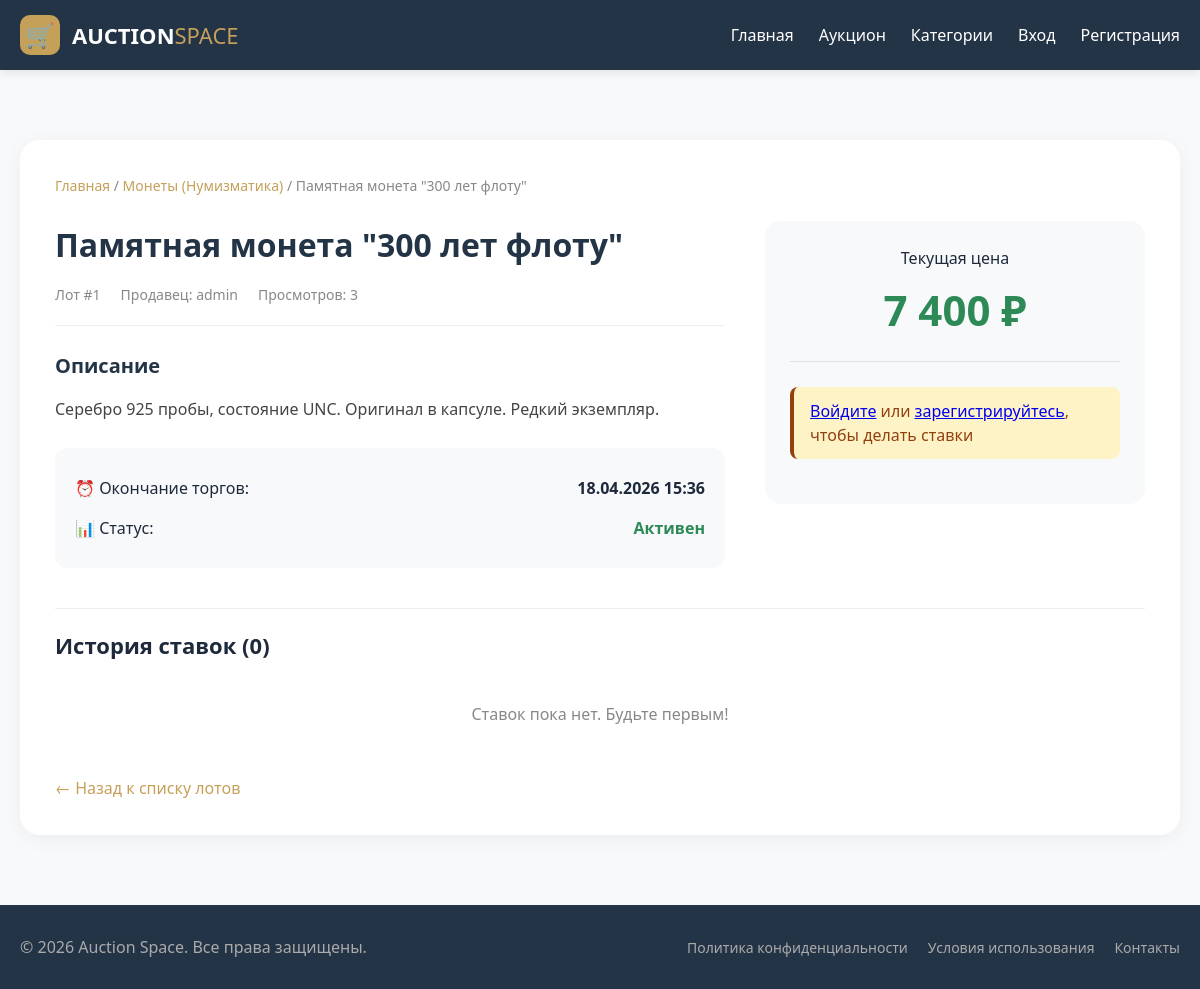
Page /auction_lot.php?id=1 on the committed database.
### tables this page shows
CREATE TABLE `auction_lots` (
  `id` int UNSIGNED NOT NULL,
  `category_id` int UNSIGNED DEFAULT NULL,
  `title` varchar(255) NOT NULL,
  `description` text NOT NULL,
  `start_price` int NOT NULL,
  `current_price` int NOT NULL,
  `image` varchar(255) DEFAULT NULL,
  `end_time` datetime NOT NULL,
  `views` int DEFAULT '0',
  `status` enum('active','sold','expired') DEFAULT 'active',
  `seller_id` int UNSIGNED DEFAULT NULL,
  `created_at` timestamp NULL DEFAULT CURRENT_TIMESTAMP
);

CREATE TABLE `auction_categories` (
  `id` int UNSIGNED NOT NULL,
  `name` varchar(100) NOT NULL,
  `slug` varchar(100) NOT NULL,
  `created_at` timestamp NULL DEFAULT CURRENT_TIMESTAMP
);

CREATE TABLE `users` (
  `id` int UNSIGNED NOT NULL,
  `username` varchar(100) NOT NULL,
  `email` varchar(150) NOT NULL,
  `password` varchar(255) NOT NULL,
  `message` text,
  `created_at` timestamp NULL DEFAULT CURRENT_TIMESTAMP
);

### config.php (called while the page is built, shortened)
<?php
function isLoggedIn() {
    return isset($_SESSION['user_id']);
}
?>

### auction_lot.php (the view, shortened to what this page needs)
<?php
require_once 'config.php';
$lot_id = isset($_GET['id']) ? (int)$_GET['id'] : 0;
$stmt = $pdo->prepare("
    SELECT l.*, c.name as category_name, u.username as seller_name
    FROM auction_lots l
    LEFT JOIN auction_categories c ON l.category_id = c.id
    LEFT JOIN users u ON l.seller_id = u.id
    WHERE l.id = ?
");
$stmt->execute([$lot_id]);
$lot = $stmt->fetch();
$pdo->prepare("UPDATE auction_lots SET views = views + 1 WHERE id = ?")->execute([$lot_id]);
$stmtMax = $pdo->prepare("SELECT MAX(bid_amount) as max_bid FROM auction_bids WHERE lot_id = ?");
$stmtMax->execute([$lot_id]);
$maxBid = $stmtMax->fetch()['max_bid'];
$current_price = $maxBid ? $maxBid : $lot['current_price'];
$min_next_bid = $current_price + 100;
$stmtHistory = $pdo->prepare("
    SELECT b.*, u.username
    FROM auction_bids b
    JOIN users u ON b.user_id = u.id
    WHERE b.lot_id = ?
    ORDER BY b.bid_time DESC
    LIMIT 20
");
$stmtHistory->execute([$lot_id]);
$bidHistory = $stmtHistory->fetchAll();
include 'header.php';
?>
<main class="page-main">
<div class="container">
    <div class="lot-detail">
        <div class="breadcrumbs">
            <a href="auction_index.php">Главная</a> /
            <a href="auction_categories.php?cat=<?php echo $lot['category_name']; ?>">
                <?php echo htmlspecialchars($lot['category_name'] ?? 'Категория'); ?>
            </a> /
            <span><?php echo htmlspecialchars($lot['title']); ?></span>
        </div>
        <div class="lot-detail-grid">
            <div class="lot-info">
                <h1><?php echo htmlspecialchars($lot['title']); ?></h1>
                <div class="lot-meta">
                    <span> Лот #<?php echo $lot['id']; ?></span>
                    <span> Продавец: <?php echo htmlspecialchars($lot['seller_name'] ?? 'Администратор'); ?></span>
                    <span> Просмотров: <?php echo $lot['views']; ?></span>
                </div>
                <div class="lot-description">
                    <h3> Описание</h3>
                    <p><?php echo nl2br(htmlspecialchars($lot['description'])); ?></p>
                </div>
                <div class="lot-status-block">
                    <div class="status-item">
                        <span>⏰ Окончание торгов:</span>
                        <strong><?php echo date('d.m.Y H:i', strtotime($lot['end_time'])); ?></strong>
                    </div>
                    <div class="status-item">
                        <span>📊 Статус:</span>
                        <?php if ($lot['status'] == 'active'): ?>
                            <span class="status-active"> Активен</span>
                        <?php elseif ($lot['status'] == 'sold'): ?>
                            <span class="status-sold"> Продан</span>
                        <?php else: ?>
                            <span class="status-expired"> Завершён</span>
                        <?php endif; ?>
                    </div>
                </div>
            </div>
            <div class="lot-bid-panel">
                <div class="current-price-big">
                    Текущая цена
                    <span><?php echo number_format($current_price, 0, '', ' '); ?> ₽</span>
                </div>
                <?php if ($lot['status'] == 'active'): ?>
                    <?php if (isLoggedIn()): ?>
                        <form action="auction_place_bid.php" method="POST" class="bid-form">
                            <input type="hidden" name="lot_id" value="<?php echo $lot['id']; ?>">
                            <div class="form-group">
                                <label for="bid_amount">Ваша ставка (мин. <?php echo number_format($min_next_bid, 0, '', ' '); ?> ₽)</label>
                                <input type="number" name="bid_amount" id="bid_amount"
                                       value="<?php echo $min_next_bid; ?>"
                                       step="100" min="<?php echo $min_next_bid; ?>" required>
                            </div>
                            <button type="submit" class="btn btn-big"> Сделать ставку</button>
                        </form>
                    <?php else: ?>
                        <div class="alert-warning">
                             <a href="login.php">Войдите</a> или <a href="register.php">зарегистрируйтесь</a>, чтобы делать ставки
                        </div>
                    <?php endif; ?>
                <?php else: ?>
                    <div class="alert-info"> Торги по данному лоту завершены.</div>
                <?php endif; ?>
            </div>
        </div>
        <div class="bid-history">
            <h3> История ставок (<?php echo count($bidHistory); ?>)</h3>
            <?php if (count($bidHistory) > 0): ?>
                <table class="bid-table">
                    <thead>
                        <tr><th>Пользователь</th><th>Ставка</th><th>Время</th></tr>
                    </thead>
                    <tbody>
                        <?php foreach ($bidHistory as $bid): ?>
                            <tr>
                                <td><?php echo htmlspecialchars($bid['username']); ?></td>
                                <td><strong><?php echo number_format($bid['bid_amount'], 0, '', ' '); ?> ₽</strong></td>
                                <td><?php echo date('d.m.Y H:i:s', strtotime($bid['bid_time'])); ?></td>
                            </tr>
                        <?php endforeach; ?>
                    </tbody>
                </table>
            <?php else: ?>
                <p class="no-bids"> Ставок пока нет. Будьте первым!</p>
            <?php endif; ?>
        </div>
        <div class="lot-actions">
            <a href="auction_index.php" class="btn-back">← Назад к списку лотов</a>
        </div>
    </div>
</div>
</main>
<?php include 'footer.php'; ?>

### styles.css (style rules this page uses)
* { margin: 0; padding: 0; box-sizing: border-box; }
body { font-family: 'Segoe UI', Roboto, 'Helvetica Neue', sans-serif; background: #f8f9fa; color: #1e293b; line-height: 1.5; }
.container { max-width: 1300px; margin: 0 auto; padding: 0 20px; width: 100%; }
.page-main { flex: 1; padding: 40px 0; }

### auction_style.css (style rules this page uses)
.lot-detail { background: white; border-radius: 20px; padding: 35px; margin: 30px 0; box-shadow: 0 4px 20px rgba(0,0,0,0.05); }
.breadcrumbs { font-size: 14px; color: #888; margin-bottom: 25px; }
.breadcrumbs a { color: #c5a059; text-decoration: none; }
.lot-detail-grid { display: grid; grid-template-columns: 1fr 380px; gap: 40px; margin: 25px 0; }
.lot-info h1 { font-size: 32px; color: #243447; margin-bottom: 15px; }
.lot-meta { display: flex; gap: 20px; font-size: 14px; color: #888; margin-bottom: 25px; padding-bottom: 20px; border-bottom: 1px solid #eee; }
.lot-description h3 { font-size: 20px; margin-bottom: 15px; color: #243447; }
.lot-description p { line-height: 1.7; color: #444; }
.lot-status-block { background: #f8f9fa; padding: 20px; border-radius: 12px; margin-top: 25px; }
.status-item { display: flex; justify-content: space-between; padding: 8px 0; }
.status-active { color: #2d8a57; font-weight: bold; }
.lot-bid-panel { background: #f8f9fa; padding: 25px; border-radius: 16px; height: fit-content; position: sticky; top: 100px; }
.current-price-big { text-align: center; margin-bottom: 25px; padding-bottom: 20px; border-bottom: 1px solid #e0e0e0; }
.current-price-big span { font-size: 42px; font-weight: bold; color: #2d8a57; display: block; margin-top: 8px; }
.bid-history { margin-top: 40px; padding-top: 20px; border-top: 1px solid #eee; }
.bid-history h3 { font-size: 22px; margin-bottom: 20px; }
.no-bids { color: #888; padding: 20px; text-align: center; }
.alert-error, .alert-success, .alert-warning, .alert-info { padding: 12px 16px; border-radius: 8px; margin-bottom: 20px; }
.alert-warning { background: #fef3c7; color: #92400e; border-left: 4px solid #92400e; }
.btn-back { display: inline-block; margin-top: 30px; color: #c5a059; text-decoration: none; font-weight: 500; }

### rows in the picture
auction_lots: category.name "Монеты (Нумизматика)", title "Памятная монета \"300 лет флоту\"", id "1", seller.username "admin", views "3", description "Серебро 925 пробы, состояние UNC. Оригинал в капсуле. Редкий экземпляр.", end_time "18.04.2026 15:36", current_price "7 400"

### other values in the picture
count($bidHistory) "0"
